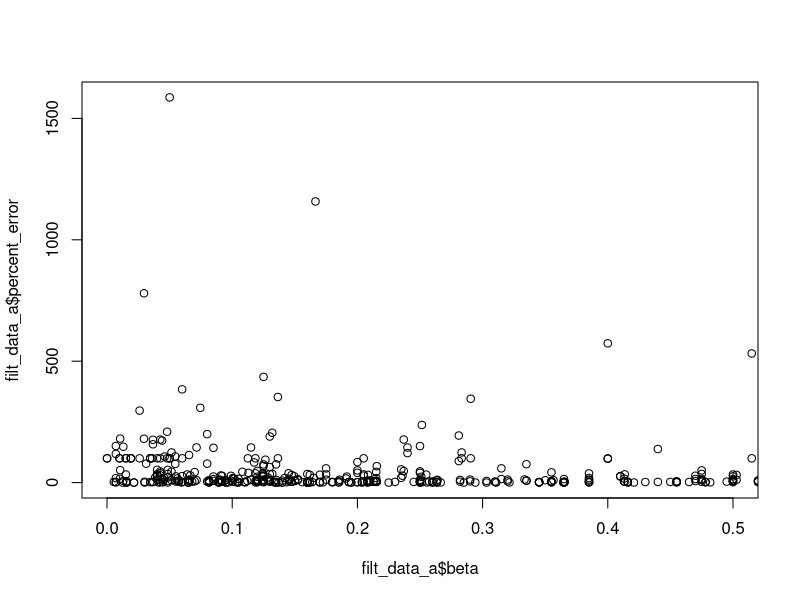
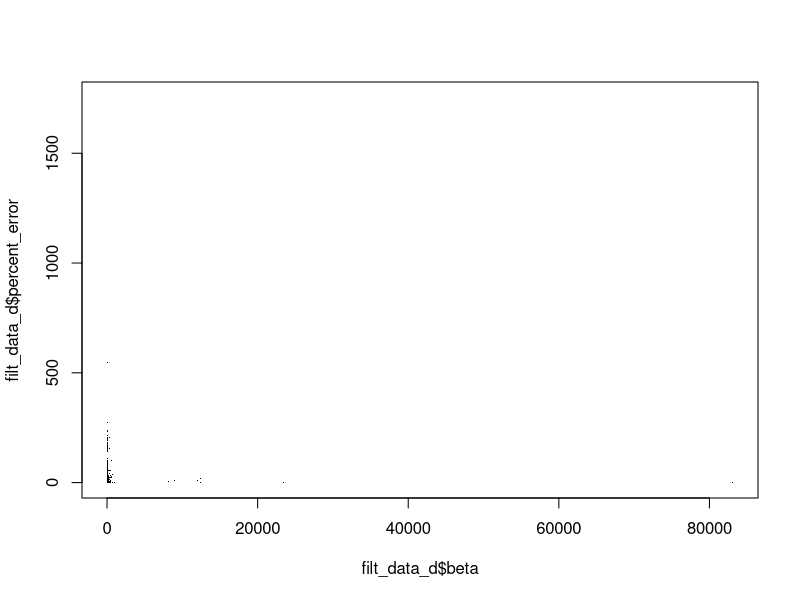

Generate these figures, in order, with R:
# Jorja Burch - jorjaelliott@tamu.edu

# this script calculates the percent error for each elemental and compound trait
# and treats the beta coeff in each row as a vector of that number and  four zeros 
# (e.g., c(4.5, 0, 0, 0, 0) for additive, c(0, 10.6, 0, 0, 0) for dominance, etc.) 
# and the observed is a vector of the 5 values in columns 4 through 8 (genetic effects)

# the top portion of the script generates the percent errors for each row, while 
# the bottom portion of the script calculates the mean percent error for the elemental
# trait and for each defining function
# this is repeated for each combination of elemental traits

library(data.table)

# Read the CSV file
data <- read.csv("../results/res_betas.csv")

############## a & a ############## 
# subset the results to be only the first 8000 rows, where the two elemental 
# traits are additive and additive
data_a <- data[1:8000,]

# change all NAs to be zeros
data_a[is.na(data_a)] <- 0

# create a vector to store percent errors
percent_errors <- numeric(nrow(data_a))

# loop through each row of the matrix
for (i in 1:nrow(data_a)) {
  # extract the expected value from the "beta" column
  expected_value <- data_a$beta[i]
  
  # check if the expected value is NA
  if (is.na(expected_value)) {
    percent_errors[i] <- NA
  } else {
    # if a single value is provided for expected, create a vector with that value and four zeros
    expected <- c(expected_value, rep(0, 4))
    
    # extract the observed values from columns 4-8
    observed_values <- as.numeric(data_a[i, 4:8])
    
    # calculate the percent error for each pair of observed and expected values
    percent_errors_row <- ifelse(expected == 0, Inf, (abs(sum(observed_values - expected)) / abs(sum(expected))) * 100)
    
    # handle cases where expected is zero to avoid infinite percent error
    percent_errors_row[is.infinite(percent_errors_row)] <- NA
    
    # calculate the average percent error, ignoring NA values, this is likely only a single value,
    # so it is not actually taking the mean
    mean_percent_error <- mean(percent_errors_row, na.rm = TRUE)
    
    # store the result in the percent_errors vector
    percent_errors[i] <- mean_percent_error
  }
}

# add the percent errors as a new column to the original matrix
data_a$percent_error <- percent_errors


## ELEMENTAL TRAIT Aa ##
# Filter rows where the "trait" column is "Aa"
filt_data_a <- data_a[data_a$trait == "Aa", ]
#filt_data_a <- data_a[-1354,]
#filt_data_a <- filt_data_a[-2482,]
#filt_data_a <- filt_data_a[filt_data_a$percent_error <= 100, ] #pe=12.9%
#filt_data_a <- filt_data_a[filt_data_a$percent_error <= 200, ] #pe=15.8%
filt_data_a <- filt_data_a[filt_data_a$percent_error <= 80000, ] #pe=20.65%

# Calculate the mean of the "percent_error" column for the filtered rows
mean_pe_a <- mean(filt_data_a$percent_error, na.rm = TRUE)



## DEFINING FUNCTION: ADDITIVE ##
# Filter rows where the "trait" column is "Aa + Aa"
filt_data_add <- data_a[data_a$trait == "Aa + Aa", ]

# Calculate the mean of the "percent_error" column for the filtered rows
mean_pe_add <- mean(filt_data_add$percent_error, na.rm = TRUE)
# 13.42%


## DEFINING FUNCTION: SUBTRACTION ##
# Filter rows where the "trait" column is "Aa - Aa"
filt_data_sub <- data_a[data_a$trait == "Aa - Aa", ]

# Calculate the mean of the "percent_error" column for the filtered rows
mean_pe_sub <- mean(filt_data_sub$percent_error, na.rm = TRUE)
# 60.48%


## DEFINING FUNCTION: MULTIPLICATION ##
# Filter rows where the "trait" column is "Aa * Aa"
filt_data_mult <- data_a[data_a$trait == "Aa * Aa", ]

# Calculate the mean of the "percent_error" column for the filtered rows
mean_pe_mult <- mean(filt_data_mult$percent_error, na.rm = TRUE)
# 15.72%
############## a & a ############## 


############## d & d ############## 
# subset the results to be only rows 24001 through 32000, where the two elemental 
# traits are dominance and dominance
data_d <- data[24001:32000,]

# change all NAs to be zeros
data_d[is.na(data_d)] <- 0

# create a vector to store percent errors
percent_errors <- numeric(nrow(data_d))

# loop through each row of the matrix
for (i in 1:nrow(data_d)) {
  # extract the expected value from the "beta" column
  expected_value <- data_d$beta[i]
  
  # check if the expected value is NA
  if (is.na(expected_value)) {
    percent_errors[i] <- NA
  } else {
    # if a single value is provided for expected, create a vector with that value and four zeros
    expected <- c(0, expected_value, rep(0, 3))
    
    # extract the observed values from columns 4-8
    observed_values <- as.numeric(data_d[i, 4:8])
    
    # calculate the percent error for each pair of observed and expected values
    percent_errors_row <- ifelse(expected == 0, Inf, (abs(sum(observed_values - expected)) / abs(sum(expected))) * 100)
    
    # handle cases where expected is zero to avoid infinite percent error
    percent_errors_row[is.infinite(percent_errors_row)] <- NA
    
    # calculate the average percent error, ignoring NA values, this is likely only a single value,
    # so it is not actually taking the mean
    mean_percent_error <- mean(percent_errors_row, na.rm = TRUE)
    
    # store the result in the percent_errors vector
    percent_errors[i] <- mean_percent_error
  }
}

# add the percent errors as a new column to the original matrix
data_d$percent_error <- percent_errors


## ELEMENTAL TRAIT Ad ##
# Filter rows where the "trait" column is "Ad"
filt_data_d <- data_d[data_d$trait == "Ad", ]

# Calculate the mean of the "percent_error" column for the filtered rows
mean_pe_d <- mean(filt_data_d$percent_error, na.rm = TRUE)
# 32.2%


## DEFINING FUNCTION: ADDITIVE ##
# Filter rows where the "trait" column is "Ad + Ad"
filt_data_d_add <- data_d[data_d$trait == "Ad + Ad", ]

# Calculate the mean of the "percent_error" column for the filtered rows
mean_pe_d_add <- mean(filt_data_d_add$percent_error, na.rm = TRUE)
# 21.7%


## DEFINING FUNCTION: SUBTRACTION ##
# Filter rows where the "trait" column is "Ad - Ad"
filt_data_d_sub <- data_d[data_d$trait == "Ad - Ad", ]

# Calculate the mean of the "percent_error" column for the filtered rows
mean_pe_d_sub <- mean(filt_data_d_sub$percent_error, na.rm = TRUE)
# 54%


## DEFINING FUNCTION: MULTIPLICATION ##
# Filter rows where the "trait" column is "Ad * Ad"
filt_data_d_mult <- data_d[data_d$trait == "Ad * Ad", ]

# Calculate the mean of the "percent_error" column for the filtered rows
mean_pe_d_mult <- mean(filt_data_d_mult$percent_error, na.rm = TRUE)
# 85.1%
############## d & d ############## 








#this one doesnt work yet#
############## a & d ##############
# subset the results to be only rows 8001 through 16000, where the two elemental 
# traits are additive and dominance
data_ad <- data[8001:16000,]

# change all NAs to be zeros
data_ad[is.na(data_ad)] <- 0

# create a vector to store percent errors
percent_errors <- numeric(nrow(data_ad))

# loop through each row of the matrix
for (i in 1:nrow(data_ad)) {
  # extract the expected value from the "beta" column
  expected_value <- data_ad$beta[i]
  
  # check if the expected value is NA
  if (is.na(expected_value)) {
    percent_errors[i] <- NA
  } else {
    # if a single value is provided for expected, create a vector with that value and four zeros
    expected <- c(0, expected_value, rep(0, 3))
    
    # extract the observed values from columns 4-8
    observed_values <- as.numeric(data_ad[i, 4:8])
    
    # calculate the percent error for each pair of observed and expected values
    percent_errors_row <- ifelse(expected == 0, Inf, (abs(sum(observed_values - expected)) / abs(sum(expected))) * 100)
    
    # handle cases where expected is zero to avoid infinite percent error
    percent_errors_row[is.infinite(percent_errors_row)] <- NA
    
    # calculate the average percent error, ignoring NA values, this is likely only a single value,
    # so it is not actually taking the mean
    mean_percent_error <- mean(percent_errors_row, na.rm = TRUE)
    
    # store the result in the percent_errors vector
    percent_errors[i] <- mean_percent_error
  }
}

# add the percent errors as a new column to the original matrix
data_ad$percent_error <- percent_errors


## DEFINING FUNCTION: ADDITIVE ##
# Filter rows where the "trait" column is "Aa + Ad"
filt_data_ad_add <- data_ad[data_ad$trait == "Aa + Ad", ]

# Calculate the mean of the "percent_error" column for the filtered rows
mean_pe_ad_add <- mean(filt_data_ad_add$percent_error, na.rm = TRUE)
# 


## DEFINING FUNCTION: SUBTRACTION ##
# Filter rows where the "trait" column is "Aa - Ad"
filt_data_ad_sub <- data_ad[data_ad$trait == "Aa - Ad", ]

# Calculate the mean of the "percent_error" column for the filtered rows
mean_pe_ad_sub <- mean(filt_data_ad_sub$percent_error, na.rm = TRUE)
# 


## DEFINING FUNCTION: MULTIPLICATION ##
# Filter rows where the "trait" column is "Aa * Ad"
filt_data_ad_mult <- data_ad[data_ad$trait == "Aa * Ad", ]

# Calculate the mean of the "percent_error" column for the filtered rows
mean_pe_ad_mult <- mean(filt_data_ad_mult$percent_error, na.rm = TRUE)
#
############## a & d ##############























# additive
plot(x=filt_data_a$beta, y=filt_data_a$percent_error, xlim=c(0,0.5))


# dominance
plot(x=filt_data_d$beta, y=filt_data_d$percent_error, pch=16, cex=.05)





